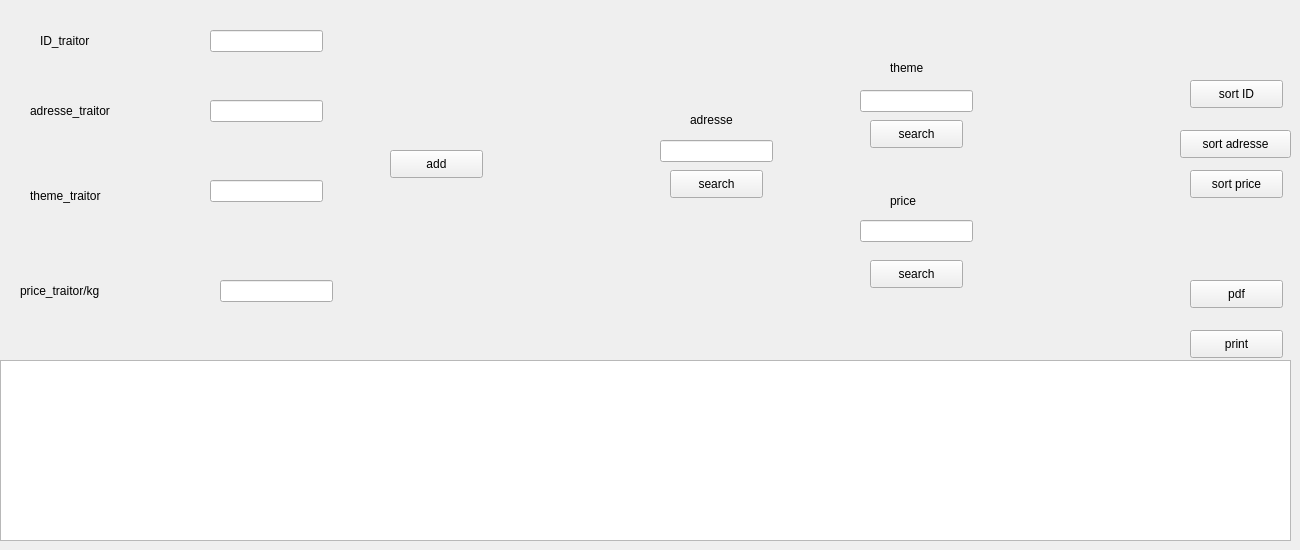
     <widget class="QWidget" name="tab_18">
      <attribute name="title">
       <string>display_list</string>
      </attribute>
      <widget class="QTableView" name="table_traiteur">
       <property name="geometry">
        <rect>
         <x>0</x>
         <y>360</y>
         <width>1291</width>
         <height>181</height>
        </rect>
       </property>
      </widget>
      <widget class="QPushButton" name="pushButton_24">
       <property name="geometry">
        <rect>
         <x>1190</x>
         <y>80</y>
         <width>93</width>
         <height>28</height>
        </rect>
       </property>
       <property name="text">
        <string>sort ID</string>
       </property>
      </widget>
      <widget class="QPushButton" name="pushButton_25">
       <property name="geometry">
        <rect>
         <x>1180</x>
         <y>130</y>
         <width>111</width>
         <height>28</height>
        </rect>
       </property>
       <property name="text">
        <string>sort adresse</string>
       </property>
      </widget>
      <widget class="QPushButton" name="pushButton_26">
       <property name="geometry">
        <rect>
         <x>1190</x>
         <y>170</y>
         <width>93</width>
         <height>28</height>
        </rect>
       </property>
       <property name="text">
        <string>sort price</string>
       </property>
      </widget>
      <widget class="QPushButton" name="pushButton_27">
       <property name="geometry">
        <rect>
         <x>1190</x>
         <y>330</y>
         <width>93</width>
         <height>28</height>
        </rect>
       </property>
       <property name="text">
        <string>print</string>
       </property>
      </widget>
      <widget class="QPushButton" name="pushButton_28">
       <property name="geometry">
        <rect>
         <x>1190</x>
         <y>280</y>
         <width>93</width>
         <height>28</height>
        </rect>
       </property>
       <property name="text">
        <string>pdf</string>
       </property>
      </widget>
      <widget class="QPushButton" name="pushButton_29">
       <property name="geometry">
        <rect>
         <x>870</x>
         <y>120</y>
         <width>93</width>
         <height>28</height>
        </rect>
       </property>
       <property name="text">
        <string>search</string>
       </property>
      </widget>
      <widget class="QPushButton" name="pushButton_30">
       <property name="geometry">
        <rect>
         <x>670</x>
         <y>170</y>
         <width>93</width>
         <height>28</height>
        </rect>
       </property>
       <property name="text">
        <string>search</string>
       </property>
      </widget>
      <widget class="QPushButton" name="pushButton_31">
       <property name="geometry">
        <rect>
         <x>870</x>
         <y>260</y>
         <width>93</width>
         <height>28</height>
        </rect>
       </property>
       <property name="text">
        <string>search</string>
       </property>
      </widget>
      <widget class="QLineEdit" name="lineEdit_searchthemetr">
       <property name="geometry">
        <rect>
         <x>860</x>
         <y>90</y>
         <width>113</width>
         <height>22</height>
        </rect>
       </property>
      </widget>
      <widget class="QLineEdit" name="lineEdit_searchadressetr">
       <property name="geometry">
        <rect>
         <x>660</x>
         <y>140</y>
         <width>113</width>
         <height>22</height>
        </rect>
       </property>
      </widget>
      <widget class="QLineEdit" name="lineEdit_searchprice_tr">
       <property name="geometry">
        <rect>
         <x>860</x>
         <y>220</y>
         <width>113</width>
         <height>22</height>
        </rect>
       </property>
      </widget>
      <widget class="QLabel" name="label_50">
       <property name="geometry">
        <rect>
         <x>890</x>
         <y>60</y>
         <width>56</width>
         <height>16</height>
        </rect>
       </property>
       <property name="text">
        <string>theme</string>
       </property>
      </widget>
      <widget class="QLabel" name="label_51">
       <property name="geometry">
        <rect>
         <x>690</x>
         <y>110</y>
         <width>71</width>
         <height>20</height>
        </rect>
       </property>
       <property name="text">
        <string>adresse</string>
       </property>
      </widget>
      <widget class="QLabel" name="label_52">
       <property name="geometry">
        <rect>
         <x>890</x>
         <y>190</y>
         <width>56</width>
         <height>21</height>
        </rect>
       </property>
       <property name="text">
        <string>price</string>
       </property>
      </widget>
      <widget class="QLabel" name="label_49">
       <property name="geometry">
        <rect>
         <x>20</x>
         <y>270</y>
         <width>151</width>
         <height>41</height>
        </rect>
       </property>
       <property name="text">
        <string>price_traitor/kg</string>
       </property>
      </widget>
      <widget class="QLabel" name="label_47">
       <property name="geometry">
        <rect>
         <x>30</x>
         <y>90</y>
         <width>131</width>
         <height>41</height>
        </rect>
       </property>
       <property name="text">
        <string>adresse_traitor</string>
       </property>
      </widget>
      <widget class="QLabel" name="label_46">
       <property name="geometry">
        <rect>
         <x>40</x>
         <y>30</y>
         <width>101</width>
         <height>21</height>
        </rect>
       </property>
       <property name="text">
        <string>ID_traitor</string>
       </property>
      </widget>
      <widget class="QLabel" name="label_48">
       <property name="geometry">
        <rect>
         <x>30</x>
         <y>180</y>
         <width>121</width>
         <height>31</height>
        </rect>
       </property>
       <property name="text">
        <string>theme_traitor</string>
       </property>
      </widget>
      <widget class="QLineEdit" name="lineEdit_adessetraitor">
       <property name="geometry">
        <rect>
         <x>210</x>
         <y>100</y>
         <width>113</width>
         <height>22</height>
        </rect>
       </property>
      </widget>
      <widget class="QLineEdit" name="lineEdit_themetraitor">
       <property name="geometry">
        <rect>
         <x>210</x>
         <y>180</y>
         <width>113</width>
         <height>22</height>
        </rect>
       </property>
      </widget>
      <widget class="QLineEdit" name="lineEdit_IDtraitor">
       <property name="geometry">
        <rect>
         <x>210</x>
         <y>30</y>
         <width>113</width>
         <height>22</height>
        </rect>
       </property>
      </widget>
      <widget class="QLineEdit" name="lineEdit_pricetraitor">
       <property name="geometry">
        <rect>
         <x>220</x>
         <y>280</y>
         <width>113</width>
         <height>22</height>
        </rect>
       </property>
      </widget>
      <widget class="QPushButton" name="pushButton_23">
       <property name="geometry">
        <rect>
         <x>390</x>
         <y>150</y>
         <width>93</width>
         <height>28</height>
        </rect>
       </property>
       <property name="text">
        <string>add</string>
       </property>
      </widget>
     </widget>
